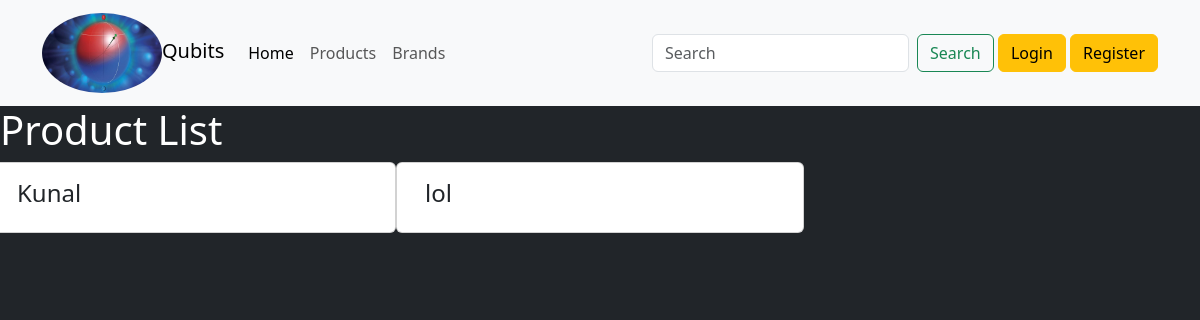
/inventory/brand/list/, run on an earlier commit of the app's database.
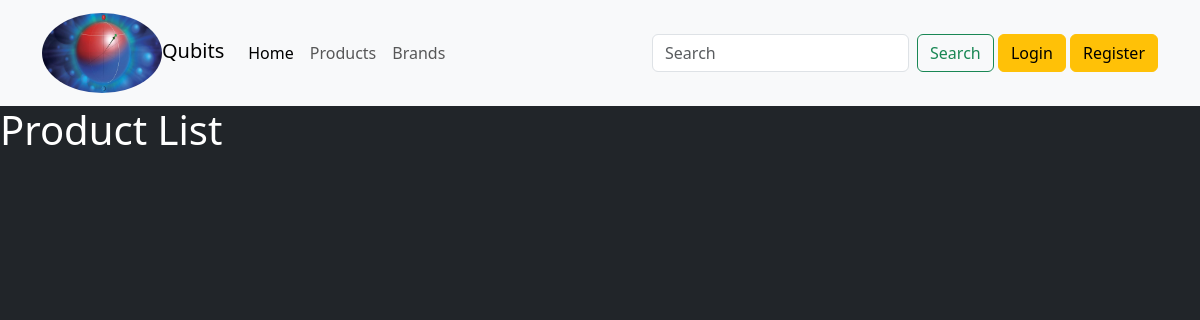
And on a later commit of the database.
### inventory/models.py (models this page shows, shortened)
class Brand(models.Model):
    name= models.CharField(max_length=30)

### inventory/views.py (the view)
# urls.py: path('brand/list/',views.brand_list,name="brand_list"),
def brand_list(request):
     brands = Brand.objects.all()
     context={
          'brands':brands
          }
     return render(request,'inventory/brand_list.html',context)

### inventory/templates/inventory/brand_list.html
{% extends "base.html" %}
{% block main %}
<h1> Product List</h1>
<div class="row">
    {% for brand in brands  %}
        <div class="card col-4 text-start">
            <div class="card-body">
                <h4 class="card-title">{{brand.name}}</h4>
            </div>
        </div>
    {% endfor %}
</div>
{% endblock  %}

What changed in the data, as far as the page shows it:
removed Brand: name "Kunal"
removed Brand: name "lol"
